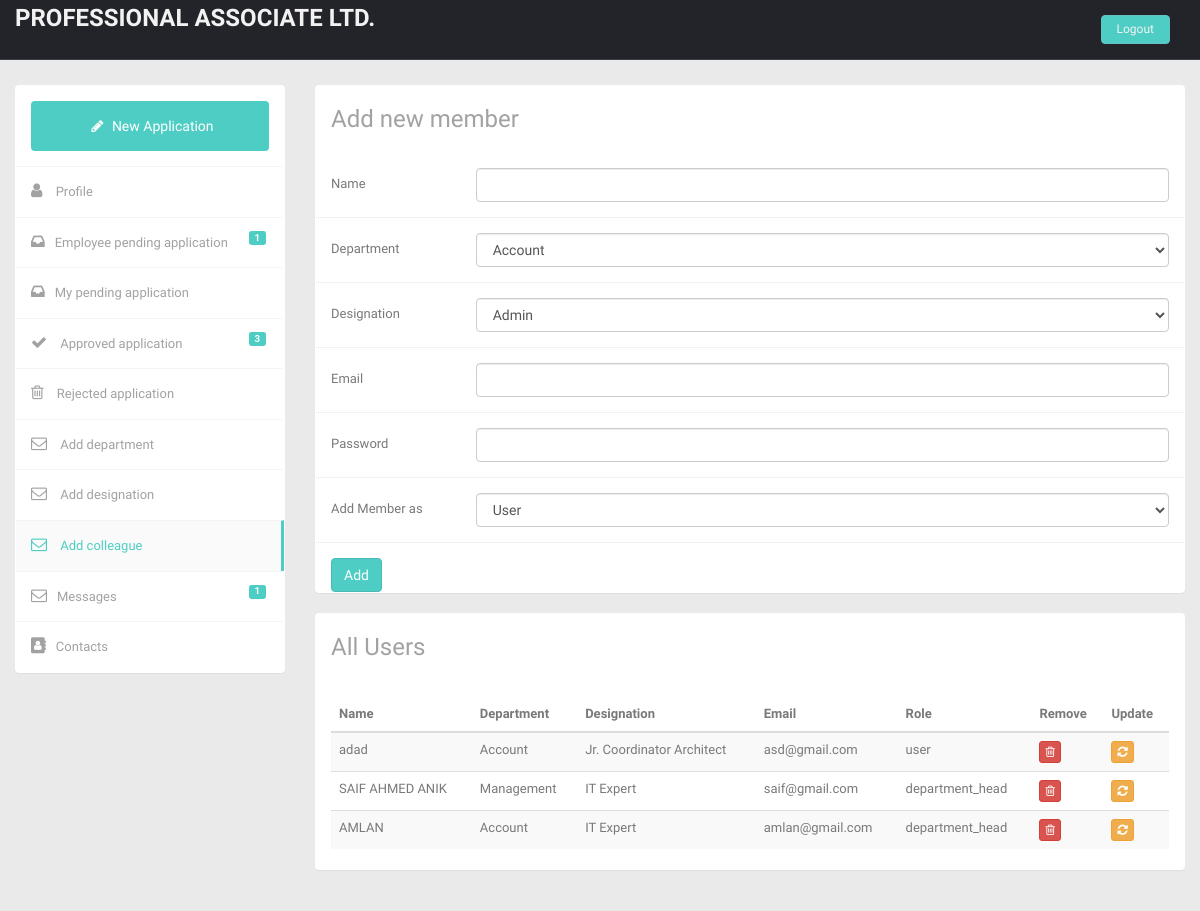
The page /user.php (signed in) on the database its author committed.
### tables this page shows
CREATE TABLE `users` (
  `user_id` int(11) NOT NULL,
  `user_name` varchar(30) DEFAULT NULL,
  `phone` varchar(15) NOT NULL DEFAULT '',
  `blood` varchar(3) NOT NULL DEFAULT '',
  `address` varchar(1000) NOT NULL DEFAULT '',
  `point` int(10) NOT NULL DEFAULT 0,
  `email` varchar(30) DEFAULT NULL,
  `password` varchar(30) DEFAULT NULL,
  `department_id` int(11) NOT NULL,
  `designation_id` int(11) NOT NULL,
  `role` varchar(30) NOT NULL,
  `image` varchar(400) NOT NULL DEFAULT '',
  `facebook` varchar(100) NOT NULL DEFAULT '',
  `linkedin` varchar(100) NOT NULL DEFAULT '',
  `skype` varchar(100) NOT NULL DEFAULT '',
  `earn_leave` int(11) NOT NULL DEFAULT 0,
  `maternity_leave` int(11) NOT NULL DEFAULT 0,
  `urgent_leave` int(11) NOT NULL DEFAULT 0,
  `earn_leave_year` int(11) NOT NULL DEFAULT 0,
  `casual_leave` int(11) NOT NULL DEFAULT 0,
  `medical_leave` int(11) NOT NULL DEFAULT 0,
  `without_pay_leave` int(11) NOT NULL DEFAULT 0,
  `other_leave` int(11) NOT NULL DEFAULT 0,
  `loan_taken` varchar(10) NOT NULL DEFAULT '0'
);

CREATE TABLE `department` (
  `department_id` int(11) NOT NULL,
  `department_name` varchar(100) NOT NULL
);

CREATE TABLE `designation` (
  `designation_id` int(11) NOT NULL,
  `designation_name` varchar(30) DEFAULT NULL,
  `casual_leave` int(11) NOT NULL,
  `medical_leave` int(11) NOT NULL,
  `other_leave` int(11) NOT NULL
);

### user.php (the view, shortened to what this page needs)
<?php if($_SESSION["role"]=="department_head" || $_SESSION["role"]=="super_admin"){ ?>
<?php include 'template/header.php'; ?>
    <section id="main-content">
        <section class="wrapper">
            <div class="row mt">
                <?php include 'template/sidebar.php'; ?>
                <div class="col-sm-9" style="margin-left: 25%;">
                    <section class="panel">
                        <header class="panel-heading wht-bg">
                            <h4 class="gen-case">
                                Add new member
                            </h4>
                        </header>
                        <div class="panel-body ">
                            <form class="form-horizontal style-form" action="core/adduser.php" method="get">
                                <div class="form-group">
                                    <label class="col-sm-2 col-sm-2 control-label">Name</label>
                                    <div class="col-sm-10">
                                        <input type="text" class="form-control" name="user_name" value="">
                                    </div>
                                </div>
                                <div class="form-group">
                                    <label class="col-sm-2 col-sm-2 control-label">Department</label>
                                    <div class="col-sm-10">
                                        <select class="form-control" name="department_parent_id">
                                            <?php include 'core/database.php';
                                            $sql = "SELECT * FROM department";
                                            $result = $conn->query($sql);
                                            if ($result->num_rows > 0) {
                                                while ($row = $result->fetch_assoc()) {
                                                    echo '<option value="' . $row["department_id"] . '">' . $row["department_name"] . '</option>';
                                                }
                                            } ?>
                                        </select>
                                    </div>
                                </div>
                                <div class="form-group">
                                    <label class="col-sm-2 col-sm-2 control-label">Designation</label>
                                    <div class="col-sm-10">
                                        <select class="form-control" name="designation_parent_id">
                                            <?php include 'core/database.php';
                                            $sql = "SELECT * FROM designation";
                                            $result = $conn->query($sql);
                                            if ($result->num_rows > 0) {
                                                while ($row = $result->fetch_assoc()) {
                                                    echo '<option value="' . $row["designation_id"] . '">' . $row["designation_name"] . '</option>';
                                                }
                                            } ?>
                                        </select>
                                    </div>
                                </div>
                                <div class="form-group">
                                    <label class="col-sm-2 col-sm-2 control-label">Email</label>
                                    <div class="col-sm-10">
                                        <input type="text" class="form-control" name="email" value="">
                                    </div>
                                </div>
                                <div class="form-group">
                                    <label class="col-sm-2 col-sm-2 control-label">Password</label>
                                    <div class="col-sm-10">
                                        <input type="password" class="form-control" name="password" value="">
                                    </div>
                                </div>
                                <div class="form-group">
                                    <label class="col-sm-2 col-sm-2 control-label">Add Member as</label>
                                    <div class="col-sm-10">
                                        <select class="form-control" name="role">
                                            <option value="user">User</option>
                                        </select>
                                    </div>
                                </div>
                                <button type="submit" class="btn btn-theme">Add</button>
                            </form>
                        </div>
                    </section>
                    <section class="panel">
                        <header class="panel-heading wht-bg">
                            <h4 class="gen-case">
                                All Users
                            </h4>
                        </header>
                        <div class="panel-body ">
                            <table class="table table-striped table-advance table-hover">
                                <thead>
                                <tr>
                                    <th> Name</th>
                                    <th> Department</th>
                                    <th> Designation</th>
                                    <th> Email</th>
                                    <th> Role</th>
                                    <th> Remove</th>
                                    <th> Update</th>
                                </tr>
                                </thead>
                                <tbody>
                                <?php
                                $sql = "SELECT * FROM users JOIN designation JOIN department ON users.department_id=department.department_id AND users.designation_id=designation.designation_id                                ";
                                $result = $conn->query($sql);
                                if ($result->num_rows > 0) {
                                    while ($row = $result->fetch_assoc()) {
                                        if($_SESSION['userid'] != $row["user_id"]){
                                            echo '<tr>
                                                <td>' . $row["user_name"] . '</td>
                                                <td>' . $row["department_name"] . '</td>
                                                <td>' . $row["designation_name"] . '</td>
                                                <td>' . $row["email"] . '</td>
                                                <td>' . $row["role"] . '</td>
                                                <td><a href="core/removeuser.php?id=' . $row["user_id"] . '" class="btn btn-danger btn-xs"><i class="fa fa-trash-o "></i></a></td>
                                                <td><a href="updatecollegueprofile.php?userid=' . $row["user_id"] . '" class="btn btn-warning btn-xs"><i class="fa fa-refresh "></i></a></td>
                                            </tr>';
                                        }
                                    }
                                }
                                $conn->close(); ?>
                                </tbody>
                            </table>
                        </div>
                    </section>
                </div>
            </div>
        </section>
    </section>
<?php include 'template/footer.php'; ?>
<?php } ?>

### css/style.css (style rules this page uses)
body { color: #797979; background: #eaeaea; font-family: 'Ruda', sans-serif; padding: 0px !important; margin: 0px !important; font-size:13px; }
a, a:hover, a:focus { text-decoration: none; outline: none; }
.btn-theme { color: #fff; background-color: #4ECDC4; border-color: #48bcb4; }
.mt { margin-top: 25px; }
.wrapper { display: inline-block; margin-top: 60px; padding-left: 15px; padding-right: 15px; padding-bottom: 15px; padding-top: 0px; width: 100%; }
label { font-weight: 400; }
.form-horizontal.style-form .form-group { border-bottom: 1px solid #eff2f7; padding-bottom: 15px; margin-bottom: 15px; }
@media (min-width: 768px) { .form-horizontal .control-label { text-align: left; } }
.wht-bg { background:#fff; }
.wht-bg h4 { font-size:24px; color:#a2a2a2; font-weight:300; }
.panel-body { padding: 15px 15px 0px 15px; }

### rows shown on the page
users: user_name "adad", department.department_name "Account", designation.designation_name "Jr. Coordinator Architect", email "asd@gmail.com", role "user"
users: user_name "SAIF AHMED ANIK", department.department_name "Management", designation.designation_name "IT Expert", email "saif@gmail.com", role "department_head"
users: user_name "AMLAN", department.department_name "Account", designation.designation_name "IT Expert", email "amlan@gmail.com", role "department_head"

### other values the page prints
$row["sum"] "1"
$row["sum"] "3"
form field department_parent_id "Account"
form field designation_parent_id "Admin"
